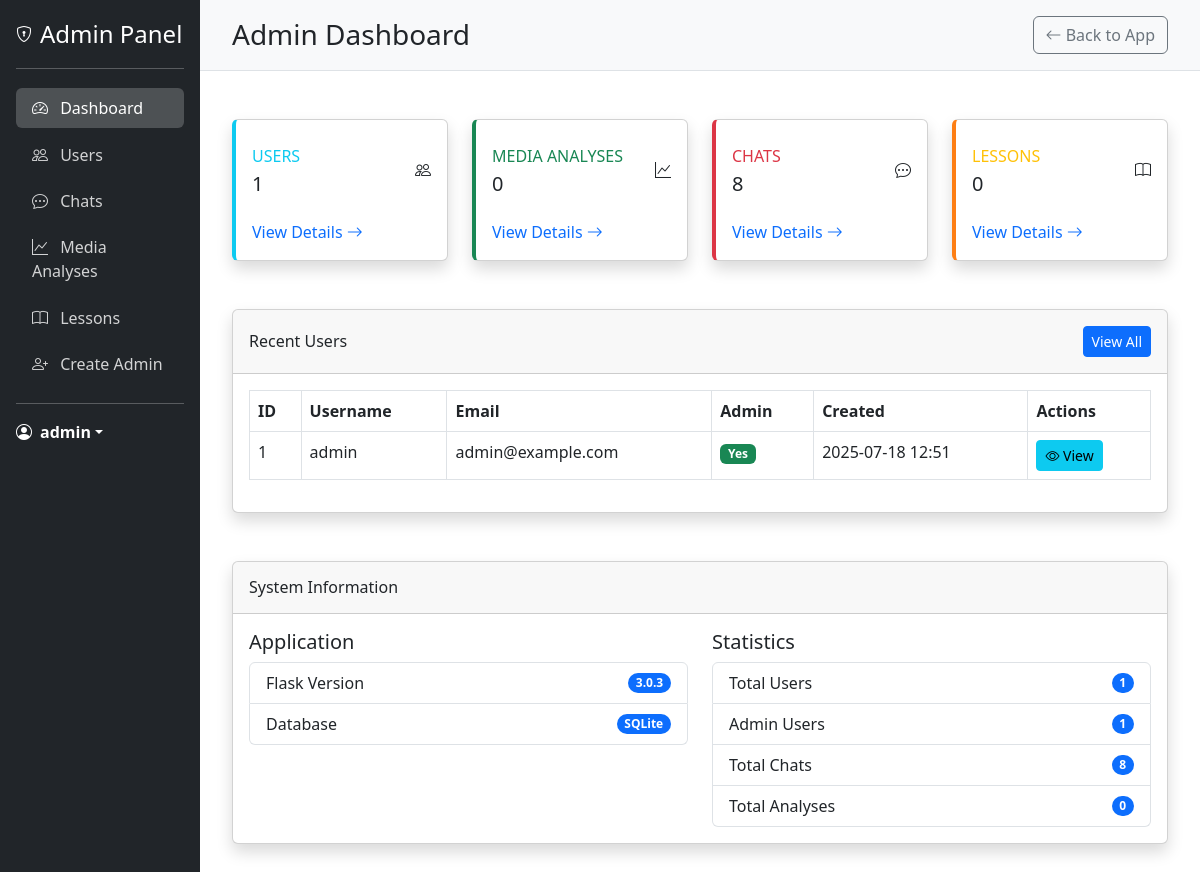
The app's page /admin/dashboard (signed in), older data.
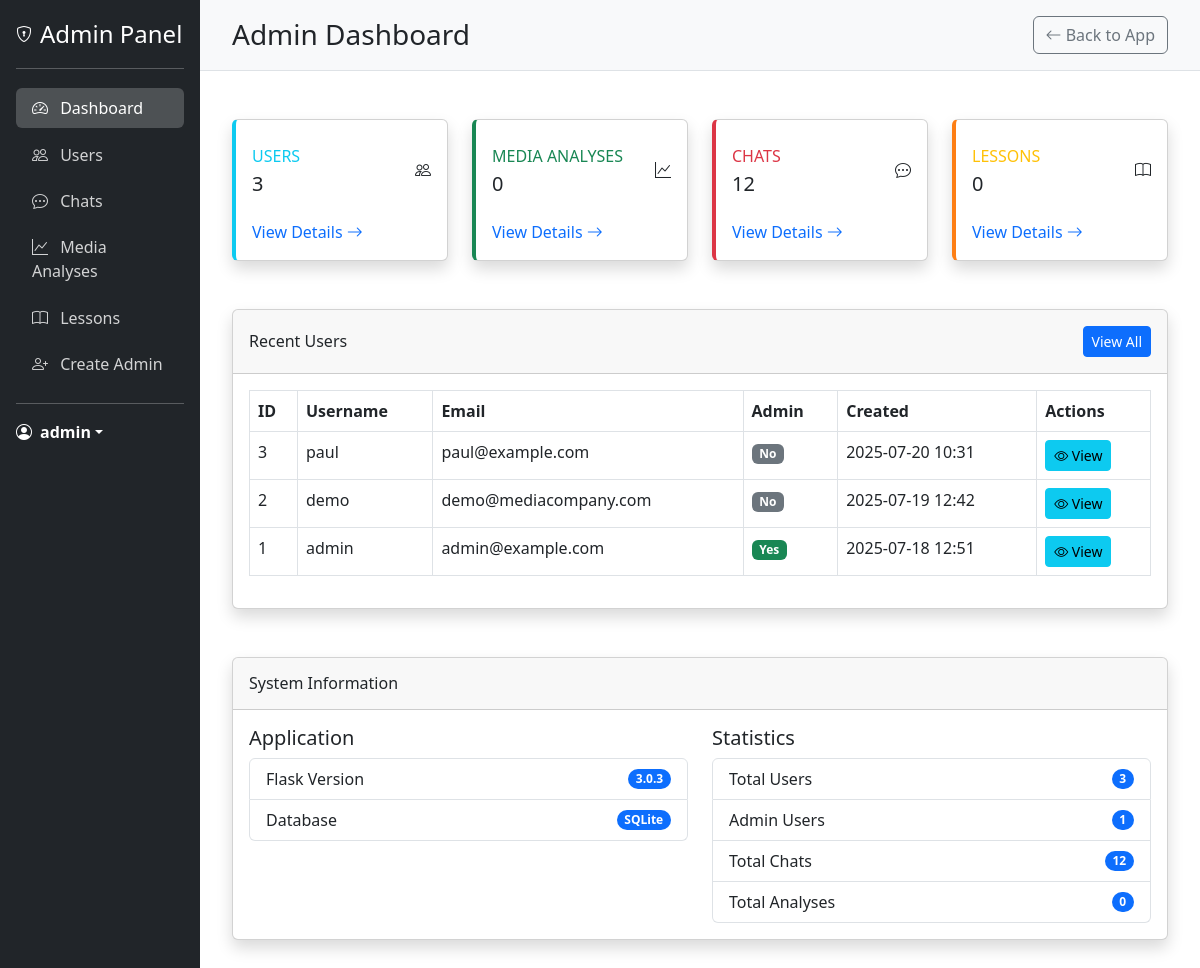
The same page, newer data.
### models.py (models this page shows, shortened)
class User(UserMixin, db.Model):
    __tablename__ = 'users'
    id = db.Column(db.Integer, primary_key=True)
    username = db.Column(db.String(80), unique=True, nullable=False)
    email = db.Column(db.String(120), unique=True, nullable=False)
    password_hash = db.Column(db.String(128), nullable=False)
    is_admin = db.Column(db.Boolean, default=False)
    created_at = db.Column(db.DateTime, default=datetime.utcnow)
    last_login = db.Column(db.DateTime)
    latitude = db.Column(db.Float)
    longitude = db.Column(db.Float)
    location_name = db.Column(db.String(200))
    analyses = db.relationship('MediaAnalysis', backref='user', lazy=True)

### app.py (the view)
@app.route('/admin/dashboard')
@login_required
@admin_required
def admin_dashboard():
    user_count = User.query.count()
    analysis_count = MediaAnalysis.query.count()
    chat_count = Chat.query.count()
    lesson_count = Lesson.query.count()
    admin_count = 0
    for user in User.query.all():
        if hasattr(user, 'is_admin') and user.is_admin:
            admin_count += 1
    import flask
    flask_version = flask.__version__
    recent_users = User.query.order_by(User.created_at.desc()).limit(5).all()
    return render_template(
        'admin/dashboard.html',
        user_count=user_count,
        analysis_count=analysis_count,
        chat_count=chat_count,
        lesson_count=lesson_count,
        recent_users=recent_users,
        admin_count=admin_count,
        flask_version=flask_version
    )

### app.py (called while the page is built)
@login_manager.user_loader
def load_user(user_id):
    return User.query.get(int(user_id))

def admin_required(f):
    @wraps(f)
    def decorated_function(*args, **kwargs):
        if not current_user.is_authenticated:
            flash('You need to login first.', 'danger')
            return redirect(url_for('login'))
        if not hasattr(current_user, 'is_admin') or not current_user.is_admin:
            flash('You need admin privileges to access this page.', 'danger')
            return redirect(url_for('landing_page1'))
        return f(*args, **kwargs)
    return decorated_function

### templates/admin/dashboard.html (shortened to what the changed rows need)
{% extends "admin/base_admin.html" %}
{% block header %}Admin Dashboard{% endblock %}
{% block content %}
<div class="row">
    <div class="col-xl-3 col-md-6 mb-4">
        <div class="card card-admin card-users shadow h-100 py-2">
            <div class="card-body">
                <div class="row no-gutters align-items-center">
                    <div class="col mr-2">
                        <div class="text-xs font-weight-bold text-info text-uppercase mb-1">
                            Users</div>
                        <div class="h5 mb-0 font-weight-bold text-gray-800">{{ user_count }}</div>
                    </div>
                </div>
            </div>
        </div>
    </div>
    <div class="col-xl-3 col-md-6 mb-4">
        <div class="card card-admin card-chats shadow h-100 py-2">
            <div class="card-body">
                <div class="row no-gutters align-items-center">
                    <div class="col mr-2">
                        <div class="text-xs font-weight-bold text-danger text-uppercase mb-1">
                            Chats</div>
                        <div class="h5 mb-0 font-weight-bold text-gray-800">{{ chat_count }}</div>
                    </div>
                </div>
            </div>
        </div>
    </div>
</div>
<div class="row mt-4">
    <div class="col-12">
        <div class="card shadow mb-4">
            <div class="card-body">
                <div class="table-responsive">
                    <table class="table table-bordered" width="100%" cellspacing="0">
                        <thead>
                            <tr>
                                <th>ID</th>
                                <th>Username</th>
                                <th>Email</th>
                                <th>Admin</th>
                                <th>Created</th>
                                <th>Actions</th>
                            </tr>
                        </thead>
                        <tbody>
                            {% for user in recent_users %}
                            <tr>
                                <td>{{ user.id }}</td>
                                <td>{{ user.username }}</td>
                                <td>{{ user.email }}</td>
                                <td>
                                    {% if user.is_admin %}
                                    <span class="badge bg-success">Yes</span>
                                    {% else %}
                                    <span class="badge bg-secondary">No</span>
                                    {% endif %}
                                </td>
                                <td>{{ user.created_at.strftime('%Y-%m-%d %H:%M') if user.created_at else 'N/A' }}</td>
                                <td>
                                    <a href="{{ url_for('admin_user_detail', user_id=user.id) }}" class="btn btn-sm btn-info">
                                        <i class="bi bi-eye"></i> View
                                    </a>
                                </td>
                            </tr>
                            {% endfor %}
                        </tbody>
                    </table>
                </div>
            </div>
        </div>
    </div>
</div>
<div class="row mt-4">
    <div class="col-12">
        <div class="card shadow mb-4">
            <div class="card-body">
                <div class="row">
                    <div class="col-md-6">
                        <ul class="list-group">
                            <li class="list-group-item d-flex justify-content-between align-items-center">
                                Total Users
                                <span class="badge bg-primary rounded-pill">{{ user_count }}</span>
                            </li>
                            <li class="list-group-item d-flex justify-content-between align-items-center">
                                Total Chats
                                <span class="badge bg-primary rounded-pill">{{ chat_count }}</span>
                            </li>
                        </ul>
                    </div>
                </div>
            </div>
        </div>
    </div>
</div>
{% endblock %}

### templates/admin/base_admin.html (shortened to what the changed rows need)
<!DOCTYPE html>
<html lang="en">
<head>
    <link href="https://cdn.jsdelivr.net/npm/bootstrap@5.3.0-alpha1/dist/css/bootstrap.min.css" rel="stylesheet">
    <link rel="stylesheet" href="https://cdn.jsdelivr.net/npm/bootstrap-icons@1.10.3/font/bootstrap-icons.css">
</head>
<body>
    <div class="container-fluid">
        <div class="row">
            <div class="col-md-2 admin-sidebar p-0">
                <div class="d-flex flex-column p-3">
                    <div class="dropdown">
                        <a href="#" class="d-flex align-items-center text-white text-decoration-none dropdown-toggle" id="dropdownUser1" data-bs-toggle="dropdown" aria-expanded="false">
                            <i class="bi bi-person-circle me-2"></i>
                            <strong>{{ current_user.username }}</strong>
                        </a>
                    </div>
                </div>
            </div>
            <div class="col-md-10 p-0">
                <div class="admin-header d-flex justify-content-between align-items-center">
                    <h1 class="h3 mb-0">{% block header %}Admin Dashboard{% endblock %}</h1>
                </div>
                <div class="admin-content">
                    {% block content %}{% endblock %}
                </div>
            </div>
        </div>
    </div>
</body>
</html>

Row changes from the older to the newer data that the page shows:
added User: id "3", username "paul", email "paul@example.com", is_admin "No", created_at "2025-07-20 10:31"
added User: id "2", username "demo", email "demo@mediacompany.com", is_admin "No", created_at "2025-07-19 12:42"
Text that changed along with them:
{{ user_count }}: "1" → "3"
{{ chat_count }}: "8" → "12"
